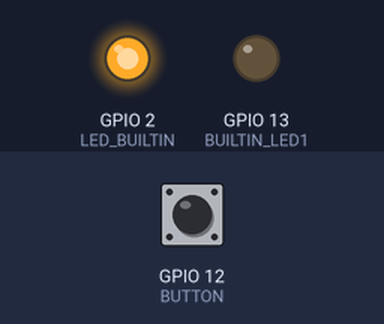
Simulated run of this sketch. Board: ESP8266 (NodeMCU). Shown: output pins drawn as LEDs (lit = HIGH, except the on-board LED, lit = LOW). The test bench sets the inputs (shaded band); at power-on: GPIO 12 (BUTTON) LOW. WiFi joins after 1.5 s; servers stay silent unless stated.

Above: at 2.7 s.
2.8 s: GPIO 12 (BUTTON) pulled HIGH for 0.15 s
At 2.87 s:
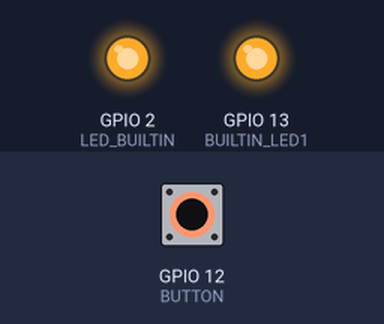
4.4 s: GPIO 12 (BUTTON) pulled HIGH for 3.2 s
At 8.4 s:
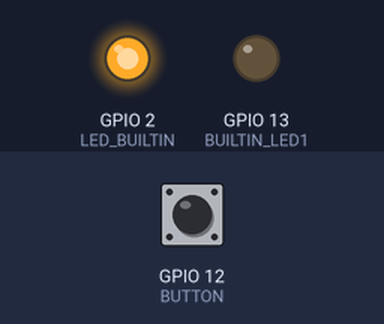
Timing chart, 0 to 9.9 s (numbered marks = the images above; inputs shaded):
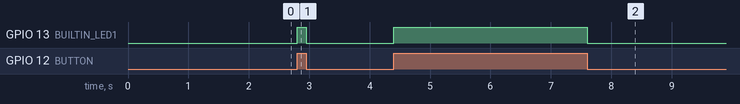

Measured:
- after the input at 2.8 s, GPIO 13 (BUILTIN_LED1): LOW → HIGH at once, → LOW 0.15 s later
- after the input at 4.4 s, GPIO 13 (BUILTIN_LED1): LOW → HIGH at once, → LOW 3.2 s later

The sketch:

unq_aula_v3.ino
```cpp
#include <ESP8266WiFi.h>
#include <ESP8266mDNS.h>
#include <WiFiUdp.h>
#include <ArduinoOTA.h>
#include <ESP8266WebServer.h>
#include <ThingerESP8266.h>

#define USERNAME "jpdibacco"
#define DEVICE_ID "ESP8266UNQ"
#define DEVICE_CREDENTIAL "WtB3Cn1wIQO"
const char* ssid = "Mr_Robot_2.4";
const char* password = "sayh3ll0tomylittlefriend";
/* Set these to your desired credentials for AP. */
const char* apssid = "ESPap";
const char* appassword = "thereisnospoon";
int buttonState = 0;
ESP8266WebServer server(80);

const short int BUILTIN_LED1 = 13; //GPI13
const short int BUTTON = 12; //GPI12
ThingerESP8266 thing(USERNAME, DEVICE_ID, DEVICE_CREDENTIAL);
/* Just a little test message.  Go to http://192.168.4.1 in a web browser
   connected to this access point to see it.
*/
void handleRoot() {
  server.send(200, "text/html", "<h1>You are connected</h1>");
}

void setup() {
  pinMode(LED_BUILTIN, OUTPUT);
  pinMode(BUILTIN_LED1, OUTPUT); // Initialize the BUILTIN_LED1 pin as an output
  pinMode(BUTTON, INPUT);
  thing["led"] << digitalPin(BUILTIN_LED1);
  thing["millis"] >> outputValue(millis());
  //buttonState = digitalRead(BUTTON);
  thing["button"] >>[](pson& out){
    out = (bool) digitalRead(BUTTON);
    };
  //Serial.begin(115200);
  //Serial.println("Booting");
  WiFi.mode(WIFI_STA);
  WiFi.begin(ssid, password);
  while (WiFi.waitForConnectResult() != WL_CONNECTED) {
    Serial.println("Connection Failed! Rebooting...");
    delay(500);
    digitalWrite(LED_BUILTIN, HIGH);
    delay(500);
    digitalWrite(LED_BUILTIN, LOW);
    delay(5000);
    ESP.restart();
  }

  // Port defaults to 8266
  ArduinoOTA.setPort(8266);

  // Hostname defaults to esp8266-[ChipID]
  ArduinoOTA.setHostname("myesp8266");

  // No authentication by default
  ArduinoOTA.setPassword((const char *)"123");

  ArduinoOTA.onStart([]() {
    Serial.println("Start");
  });
  ArduinoOTA.onEnd([]() {
    Serial.println("\nEnd");
  });
  ArduinoOTA.onProgress([](unsigned int progress, unsigned int total) {
    Serial.printf("Progress: %u%%\r", (progress / (total / 100)));
  });
  ArduinoOTA.onError([](ota_error_t error) {
    Serial.printf("Error[%u]: ", error);
    if (error == OTA_AUTH_ERROR) Serial.println("Auth Failed");
    else if (error == OTA_BEGIN_ERROR) Serial.println("Begin Failed");
    else if (error == OTA_CONNECT_ERROR) Serial.println("Connect Failed");
    else if (error == OTA_RECEIVE_ERROR) Serial.println("Receive Failed");
    else if (error == OTA_END_ERROR) Serial.println("End Failed");
  });
  ArduinoOTA.begin();
  //Serial.println("Ready");
  //Serial.print("IP address: ");
  // Serial.println(WiFi.localIP());
  //digitalWrite(BUILTIN_LED1, LOW);
   WiFi.softAP(apssid, appassword);

  //IPAddress myIP = WiFi.softAPIP();
  // Serial.print("AP IP address: ");
  //Serial.println(myIP);
   server.on("/", handleRoot);
   server.begin();
  //digitalWrite(BUILTIN_LED1, HIGH);

}

void loop() {
  thing.handle();
  ArduinoOTA.handle();
  server.handleClient();
  buttonState = digitalRead(BUTTON);
  // check if the pushbutton is pressed. If it is, the buttonState is HIGH:
    if (buttonState == HIGH) {
      // turn LED on:
      digitalWrite(BUILTIN_LED1, HIGH);
      thing.call_endpoint("alumnos");
    } else {
      // turn LED off:
      digitalWrite(BUILTIN_LED1, LOW);
    }

}
```
